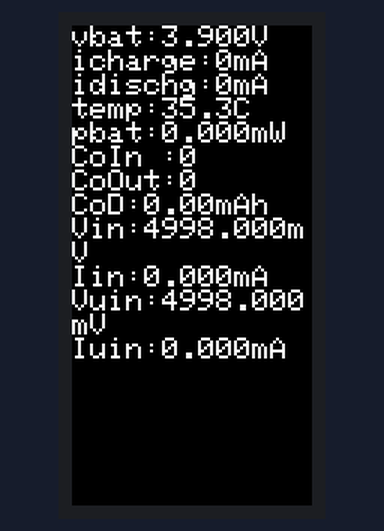
A sketch run on a simulated ESP32. Parts: 80×160 colour display.

Above: at 0.2 s.

The sketch:

bateria_AXP192.ino
```cpp
#include <M5StickC.h>
// fonte pequena aumentar....

void setup() {
  // put your setup code here, to run once:
  M5.begin();
  M5.Lcd.fillScreen(BLACK);

  M5.Axp.EnableCoulombcounter();
}
double vbat = 0.0;
int discharge,charge;
double temp = 0.0;
double bat_p = 0.0;

void loop() {

  vbat      = M5.Axp.GetVbatData() * 1.1 / 1000;
  charge    = M5.Axp.GetIchargeData() / 2;
  discharge = M5.Axp.GetIdischargeData() / 2;
  temp      =  -144.7 + M5.Axp.GetTempData() * 0.1;
  bat_p     =  M5.Axp.GetPowerbatData() * 1.1 * 0.5 /1000;

  M5.Lcd.setCursor(0, 0, 1);
  M5.Lcd.printf("vbat:%.3fV\r\n",vbat);  //battery voltage
  M5.Lcd.printf("icharge:%dmA\r\n",charge);  //battery charging current
  M5.Lcd.printf("idischg:%dmA\r\n",discharge);  //battery output current
  M5.Lcd.printf("temp:%.1fC\r\n",temp);  //axp192 inside temp
  M5.Lcd.printf("pbat:%.3fmW\r\n",bat_p);  //battery power
  M5.Lcd.printf("CoIn :%d\r\n",M5.Axp.GetCoulombchargeData());  //coulomb in current
  M5.Lcd.printf("CoOut:%d\r\n",M5.Axp.GetCoulombdischargeData());  //coulomb out current
  M5.Lcd.printf("CoD:%.2fmAh\r\n",M5.Axp.GetCoulombData());  //value of coulomb after calculate
  M5.Lcd.printf("Vin:%.3fmV\r\n",M5.Axp.GetVinData() * 1.7);  // ACIN vin voltage
  M5.Lcd.printf("Iin:%.3fmA\r\n",M5.Axp.GetIinData() * 0.625);  // ACIN vin current
  M5.Lcd.printf("Vuin:%.3fmV\r\n",M5.Axp.GetVusbinData() * 1.7);  //usb vin voltage
  M5.Lcd.printf("Iuin:%.3fmA\r\n",M5.Axp.GetIusbinData() * 0.375);  // usb vin current

  // 0x01 long press(1s), 0x02 press
  if(M5.Axp.GetBtnPress() == 0x02) {
    esp_restart();
  }

  delay(200);
}
```
